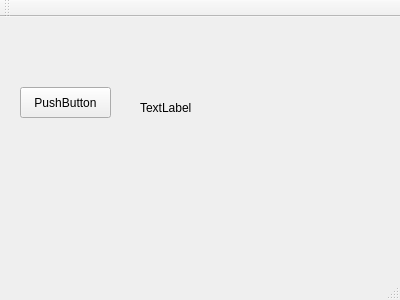
<?xml version="1.0" encoding="UTF-8"?>
<ui version="4.0">
 <class>MainWindow</class>
 <widget class="QMainWindow" name="MainWindow">
  <property name="geometry">
   <rect>
    <x>0</x>
    <y>0</y>
    <width>400</width>
    <height>300</height>
   </rect>
  </property>
  <property name="windowTitle">
   <string>MainWindow</string>
  </property>
  <widget class="QWidget" name="centralWidget">
   <widget class="QPushButton" name="pushButton">
    <property name="geometry">
     <rect>
      <x>20</x>
      <y>70</y>
      <width>91</width>
      <height>31</height>
     </rect>
    </property>
    <property name="text">
     <string>PushButton</string>
    </property>
   </widget>
   <widget class="QLabel" name="label">
    <property name="geometry">
     <rect>
      <x>140</x>
      <y>80</y>
      <width>61</width>
      <height>21</height>
     </rect>
    </property>
    <property name="text">
     <string>TextLabel</string>
    </property>
   </widget>
  </widget>
  <widget class="QMenuBar" name="menuBar">
   <property name="geometry">
    <rect>
     <x>0</x>
     <y>0</y>
     <width>400</width>
     <height>26</height>
    </rect>
   </property>
  </widget>
  <widget class="QToolBar" name="mainToolBar">
   <attribute name="toolBarArea">
    <enum>TopToolBarArea</enum>
   </attribute>
   <attribute name="toolBarBreak">
    <bool>false</bool>
   </attribute>
  </widget>
  <widget class="QStatusBar" name="statusBar"/>
 </widget>
 <layoutdefault spacing="6" margin="11"/>
 <resources/>
 <connections/>
</ui>
